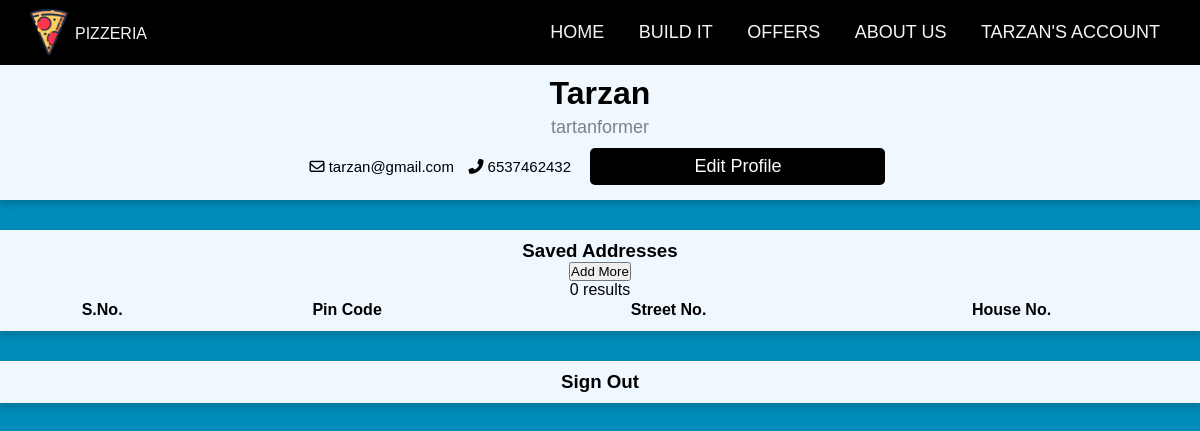
The app's page /Nan_home_web/accountpage.php (signed in) with its own data.
### tables this page shows
CREATE TABLE `cust_acct` (
  `Cust_ID` int(11) NOT NULL,
  `C_Name` varchar(30) NOT NULL,
  `C_Ph_No` bigint(10) NOT NULL,
  `C_Mail` varchar(50) NOT NULL,
  `C_Username` varchar(15) NOT NULL,
  `C_Password` varchar(15) NOT NULL
);

### Nan_home_web/accountpage.php (the view, shortened to what this page needs)
<?php
require_once('login_reg\config.php');
$cid = $_SESSION['cust_id'];
?>
<!DOCTYPE html>
<html lang="en">
<head>
    <link rel="stylesheet" href="accountstyle.css">
    <link rel="stylesheet" href="https://maxcdn.bootstrapcdn.com/font-awesome/4.4.0/css/font-awesome.min.css">
</head>
<body>
    <nav>
        <img src="pizza_pics/logo.png">
        <div class="pizzaName">
            PIZZERIA
        </div>
        <ul>
            <li><a href="Homepage.php">HOME</a></li>
            <li><a href="BuildIT_1.php">BUILD IT</a></li>
            <li><a href="..\project\offer.php">OFFERS</a></li>
            <li><a href="..\project\about_us.html">ABOUT US</a></li>
            <li><a href=""><?php echo $_SESSION['cust_name']."'s"; ?> ACCOUNT</a></li>
        </ul>
    </nav>
    <main>
        <?php
            $querycust="SELECT c_name, c_username, c_ph_no, c_mail from cust_acct where cust_id='$cid'";
            $resultcust=mysqli_query($conn, $querycust);
            $rowcust=mysqli_fetch_assoc($resultcust);
        ?>
        <div class="card-single">
            <h1>
            <?php
                echo $rowcust['c_name'];
            ?>
            </h1>
            <p class="username"><?php echo $rowcust['c_username']; ?></p>
            <a href="#"><i class="far fa-envelope"></i><?php echo " ".$rowcust['c_mail']; ?></a>
            <a href="#"><i class="fas fa-phone-alt"></i><?php echo " ".$rowcust['c_ph_no']; ?></a>
            <a href="editprofilepage.php"><button id="editcontacts">Edit Profile</button></a>
        </div>
        <div class="cust_addr">
            <div class="card-header">
                <h3>Saved Addresses</h3>
                <a href="addaddrpage.php"><button>Add More</button></a>
            </div>
            <div class="card-body">
                <table style="width:100%">
                    <thead id="table header">
                        <tr>
                            <th id="sno"><strong>S.No.</strong></th>
                            <th id="pincode"><strong>Pin Code</strong></th>
                            <th id="street"><strong>Street No.</strong></th>
                            <th id="house"><strong>House No.</strong></th>
                        </tr>
                    </thead>
                </table>
            </div>
        </div>
        <a href="login.php">
            <div class="signout">
                <div>
                    <h3>Sign Out</h3>
                </div>
            </div>
        </a>
    </main>
</body>
</html>

### Nan_home_web/accountstyle.css (style rules this page uses)
* { box-sizing: border-box; margin: 0; padding: 0; list-style: none; text-decoration: none; }
body { margin: 0; padding: 0; height: 100vh; justify-content: center; align-items: center; background-color: #008CBA; font-family: 'Trebuchet MS', sans-serif; }
nav { height: 65px; background: black; }
.pizzaName { text-align: left; color: whitesmoke; margin-left: 75px; margin-top: 25px; position: absolute; }
nav img { width: 50px; position: absolute; top: 7px; left: 2%; }
nav ul { float: right; margin-right: 25px; }
nav ul li { display: inline-block; line-height: 65px; margin: 0 15px; }
nav ul li a { position: relative; color: whitesmoke; font-size: 18px; padding: 5px 0; text-transform: uppercase; }
nav ul li a:before { position: absolute; content: ''; left: 0; bottom: 0; height: 3px; width: 100%; background: whitesmoke; transform: scaleX(0); transform-origin: right; transition: transform .2s linear; }
.card-single { background-color: aliceblue; box-shadow: 0 4px 8px 0 rgba(0, 0, 0, 0.2); padding: 10px; width: 100%; margin: auto; text-align: center; }
.username { color: grey; font-size: 18px; padding: 5px; }
.card-single button { border: none; outline: 0; display: inline-block; margin: 5px; border-radius: 5px; padding: 8px; color: white; background-color: #000; text-align: center; cursor: pointer; width: 25%; font-size: 18px; }
.card-single a { text-decoration: none; font-size: 15px; padding: 5px; margin-top: 15px; color: black; }
.cust_addr { background-color: aliceblue; margin-top: 30px; box-shadow: 0 4px 8px 0 rgba(0, 0, 0, 0.2); padding: 10px; width: 100%; text-align: center; }
.signout { background-color: aliceblue; color: #000; margin-top: 30px; box-shadow: 0 4px 8px 0 rgba(0, 0, 0, 0.2); padding: 10px; width: 100%; text-align: center; transition: 0.3s; }

### records on screen
cust_acct: C_Name "Tarzan", C_Username "tartanformer", C_Mail "tarzan@gmail.com", C_Ph_No "6537462432"

### other values on screen
$_SESSION['cust_name'] "TARZAN"
